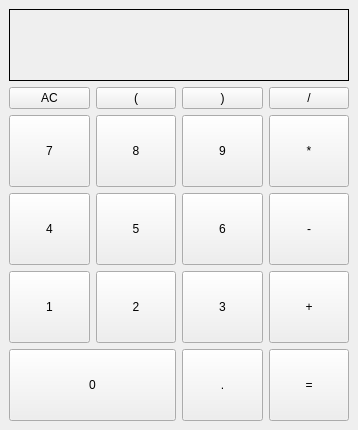
<?xml version="1.0" encoding="UTF-8"?>
<ui version="4.0">
 <class>MainWindow</class>
 <widget class="QMainWindow" name="MainWindow">
  <property name="geometry">
   <rect>
    <x>0</x>
    <y>0</y>
    <width>358</width>
    <height>430</height>
   </rect>
  </property>
  <property name="windowTitle">
   <string>MainWindow</string>
  </property>
  <widget class="QWidget" name="centralwidget">
   <layout class="QGridLayout" name="gridLayout">
    <item row="3" column="2">
     <widget class="QPushButton" name="pushButton_6">
      <property name="sizePolicy">
       <sizepolicy hsizetype="Minimum" vsizetype="Preferred">
        <horstretch>0</horstretch>
        <verstretch>0</verstretch>
       </sizepolicy>
      </property>
      <property name="text">
       <string>6</string>
      </property>
     </widget>
    </item>
    <item row="3" column="3">
     <widget class="QPushButton" name="pushButton_minus">
      <property name="sizePolicy">
       <sizepolicy hsizetype="Minimum" vsizetype="Preferred">
        <horstretch>0</horstretch>
        <verstretch>0</verstretch>
       </sizepolicy>
      </property>
      <property name="text">
       <string>-</string>
      </property>
     </widget>
    </item>
    <item row="3" column="1">
     <widget class="QPushButton" name="pushButton_5">
      <property name="sizePolicy">
       <sizepolicy hsizetype="Minimum" vsizetype="Preferred">
        <horstretch>0</horstretch>
        <verstretch>0</verstretch>
       </sizepolicy>
      </property>
      <property name="text">
       <string>5</string>
      </property>
     </widget>
    </item>
    <item row="5" column="0" colspan="2">
     <widget class="QPushButton" name="pushButton_0">
      <property name="sizePolicy">
       <sizepolicy hsizetype="Minimum" vsizetype="Preferred">
        <horstretch>0</horstretch>
        <verstretch>0</verstretch>
       </sizepolicy>
      </property>
      <property name="text">
       <string>0</string>
      </property>
     </widget>
    </item>
    <item row="2" column="2">
     <widget class="QPushButton" name="pushButton_9">
      <property name="sizePolicy">
       <sizepolicy hsizetype="Minimum" vsizetype="Preferred">
        <horstretch>0</horstretch>
        <verstretch>0</verstretch>
       </sizepolicy>
      </property>
      <property name="text">
       <string>9</string>
      </property>
     </widget>
    </item>
    <item row="5" column="3">
     <widget class="QPushButton" name="pushButton_equal">
      <property name="sizePolicy">
       <sizepolicy hsizetype="Minimum" vsizetype="Preferred">
        <horstretch>0</horstretch>
        <verstretch>0</verstretch>
       </sizepolicy>
      </property>
      <property name="text">
       <string>=</string>
      </property>
     </widget>
    </item>
    <item row="0" column="0" colspan="4">
     <widget class="QLabel" name="result">
      <property name="sizePolicy">
       <sizepolicy hsizetype="Preferred" vsizetype="Preferred">
        <horstretch>0</horstretch>
        <verstretch>0</verstretch>
       </sizepolicy>
      </property>
      <property name="styleSheet">
       <string notr="true">QLabel {
	qproperty-aligment: 'AlignVcenter | AliginRight';
	border: 1px solid gary;
}</string>
      </property>
      <property name="text">
       <string/>
      </property>
     </widget>
    </item>
    <item row="5" column="2">
     <widget class="QPushButton" name="pushButton_dot">
      <property name="sizePolicy">
       <sizepolicy hsizetype="Minimum" vsizetype="Preferred">
        <horstretch>0</horstretch>
        <verstretch>0</verstretch>
       </sizepolicy>
      </property>
      <property name="text">
       <string>.</string>
      </property>
     </widget>
    </item>
    <item row="3" column="0">
     <widget class="QPushButton" name="pushButton_4">
      <property name="sizePolicy">
       <sizepolicy hsizetype="Minimum" vsizetype="Preferred">
        <horstretch>0</horstretch>
        <verstretch>0</verstretch>
       </sizepolicy>
      </property>
      <property name="text">
       <string>4</string>
      </property>
     </widget>
    </item>
    <item row="1" column="3">
     <widget class="QPushButton" name="pushButton_divide">
      <property name="sizePolicy">
       <sizepolicy hsizetype="Minimum" vsizetype="Preferred">
        <horstretch>0</horstretch>
        <verstretch>0</verstretch>
       </sizepolicy>
      </property>
      <property name="text">
       <string>/</string>
      </property>
     </widget>
    </item>
    <item row="4" column="3">
     <widget class="QPushButton" name="pushButton_plus">
      <property name="sizePolicy">
       <sizepolicy hsizetype="Minimum" vsizetype="Preferred">
        <horstretch>0</horstretch>
        <verstretch>0</verstretch>
       </sizepolicy>
      </property>
      <property name="text">
       <string>+</string>
      </property>
     </widget>
    </item>
    <item row="4" column="2">
     <widget class="QPushButton" name="pushButton_3">
      <property name="sizePolicy">
       <sizepolicy hsizetype="Minimum" vsizetype="Preferred">
        <horstretch>0</horstretch>
        <verstretch>0</verstretch>
       </sizepolicy>
      </property>
      <property name="text">
       <string>3</string>
      </property>
     </widget>
    </item>
    <item row="4" column="1">
     <widget class="QPushButton" name="pushButton_2">
      <property name="sizePolicy">
       <sizepolicy hsizetype="Minimum" vsizetype="Preferred">
        <horstretch>0</horstretch>
        <verstretch>0</verstretch>
       </sizepolicy>
      </property>
      <property name="text">
       <string>2</string>
      </property>
     </widget>
    </item>
    <item row="4" column="0">
     <widget class="QPushButton" name="pushButton_1">
      <property name="sizePolicy">
       <sizepolicy hsizetype="Minimum" vsizetype="Preferred">
        <horstretch>0</horstretch>
        <verstretch>0</verstretch>
       </sizepolicy>
      </property>
      <property name="text">
       <string>1</string>
      </property>
     </widget>
    </item>
    <item row="2" column="0">
     <widget class="QPushButton" name="pushButton_7">
      <property name="sizePolicy">
       <sizepolicy hsizetype="Minimum" vsizetype="Preferred">
        <horstretch>0</horstretch>
        <verstretch>0</verstretch>
       </sizepolicy>
      </property>
      <property name="text">
       <string>7</string>
      </property>
     </widget>
    </item>
    <item row="2" column="1">
     <widget class="QPushButton" name="pushButton_8">
      <property name="sizePolicy">
       <sizepolicy hsizetype="Minimum" vsizetype="Preferred">
        <horstretch>0</horstretch>
        <verstretch>0</verstretch>
       </sizepolicy>
      </property>
      <property name="text">
       <string>8</string>
      </property>
     </widget>
    </item>
    <item row="1" column="2">
     <widget class="QPushButton" name="pushButton_right_b">
      <property name="text">
       <string>)</string>
      </property>
     </widget>
    </item>
    <item row="2" column="3">
     <widget class="QPushButton" name="pushButton_multi">
      <property name="sizePolicy">
       <sizepolicy hsizetype="Minimum" vsizetype="Preferred">
        <horstretch>0</horstretch>
        <verstretch>0</verstretch>
       </sizepolicy>
      </property>
      <property name="text">
       <string>*</string>
      </property>
     </widget>
    </item>
    <item row="1" column="0">
     <widget class="QPushButton" name="pushButton_delete">
      <property name="sizePolicy">
       <sizepolicy hsizetype="Minimum" vsizetype="Preferred">
        <horstretch>0</horstretch>
        <verstretch>0</verstretch>
       </sizepolicy>
      </property>
      <property name="text">
       <string>AC</string>
      </property>
     </widget>
    </item>
    <item row="1" column="1">
     <widget class="QPushButton" name="pushButton_left_b">
      <property name="text">
       <string>(</string>
      </property>
     </widget>
    </item>
   </layout>
  </widget>
 </widget>
 <resources/>
 <connections/>
</ui>
